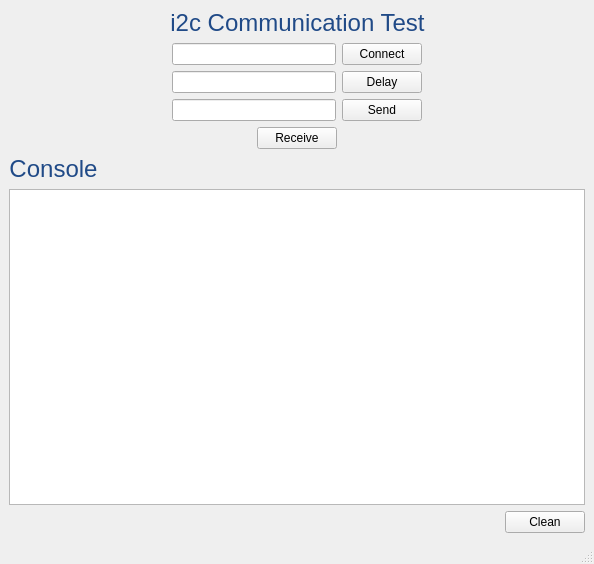
<?xml version="1.0" encoding="UTF-8"?>
<ui version="4.0">
 <class>MainWindow</class>
 <widget class="QMainWindow" name="MainWindow">
  <property name="geometry">
   <rect>
    <x>0</x>
    <y>0</y>
    <width>594</width>
    <height>564</height>
   </rect>
  </property>
  <property name="windowTitle">
   <string>MainWindow</string>
  </property>
  <widget class="QWidget" name="centralwidget">
   <layout class="QVBoxLayout" name="verticalLayout_2">
    <item>
     <layout class="QHBoxLayout" name="horizontalLayout_5">
      <item>
       <spacer name="horizontalSpacer">
        <property name="orientation">
         <enum>Qt::Horizontal</enum>
        </property>
        <property name="sizeHint" stdset="0">
         <size>
          <width>40</width>
          <height>20</height>
         </size>
        </property>
       </spacer>
      </item>
      <item>
       <widget class="QLabel" name="label">
        <property name="text">
         <string>&lt;html&gt;&lt;head/&gt;&lt;body&gt;&lt;p align=&quot;center&quot;&gt;&lt;span style=&quot; font-size:18pt; color:#204a87;&quot;&gt;i2c Communication Test&lt;/span&gt;&lt;/p&gt;&lt;/body&gt;&lt;/html&gt;</string>
        </property>
       </widget>
      </item>
      <item>
       <spacer name="horizontalSpacer_2">
        <property name="orientation">
         <enum>Qt::Horizontal</enum>
        </property>
        <property name="sizeHint" stdset="0">
         <size>
          <width>40</width>
          <height>20</height>
         </size>
        </property>
       </spacer>
      </item>
     </layout>
    </item>
    <item>
     <layout class="QVBoxLayout" name="verticalLayout">
      <item>
       <layout class="QHBoxLayout" name="horizontalLayout">
        <item>
         <spacer name="horizontalSpacer_3">
          <property name="orientation">
           <enum>Qt::Horizontal</enum>
          </property>
          <property name="sizeHint" stdset="0">
           <size>
            <width>40</width>
            <height>20</height>
           </size>
          </property>
         </spacer>
        </item>
        <item>
         <widget class="QLineEdit" name="address_lineEdit">
          <property name="text">
           <string/>
          </property>
         </widget>
        </item>
        <item>
         <widget class="QPushButton" name="connect_btn">
          <property name="text">
           <string>Connect</string>
          </property>
         </widget>
        </item>
        <item>
         <spacer name="horizontalSpacer_4">
          <property name="orientation">
           <enum>Qt::Horizontal</enum>
          </property>
          <property name="sizeHint" stdset="0">
           <size>
            <width>40</width>
            <height>20</height>
           </size>
          </property>
         </spacer>
        </item>
       </layout>
      </item>
      <item>
       <layout class="QHBoxLayout" name="horizontalLayout_2">
        <item>
         <spacer name="horizontalSpacer_5">
          <property name="orientation">
           <enum>Qt::Horizontal</enum>
          </property>
          <property name="sizeHint" stdset="0">
           <size>
            <width>40</width>
            <height>20</height>
           </size>
          </property>
         </spacer>
        </item>
        <item>
         <widget class="QLineEdit" name="time_lineEdit"/>
        </item>
        <item>
         <widget class="QPushButton" name="delay_btn">
          <property name="text">
           <string>Delay</string>
          </property>
         </widget>
        </item>
        <item>
         <spacer name="horizontalSpacer_6">
          <property name="orientation">
           <enum>Qt::Horizontal</enum>
          </property>
          <property name="sizeHint" stdset="0">
           <size>
            <width>40</width>
            <height>20</height>
           </size>
          </property>
         </spacer>
        </item>
       </layout>
      </item>
      <item>
       <layout class="QHBoxLayout" name="horizontalLayout_3">
        <item>
         <spacer name="horizontalSpacer_8">
          <property name="orientation">
           <enum>Qt::Horizontal</enum>
          </property>
          <property name="sizeHint" stdset="0">
           <size>
            <width>40</width>
            <height>20</height>
           </size>
          </property>
         </spacer>
        </item>
        <item>
         <widget class="QLineEdit" name="data_lineEdit"/>
        </item>
        <item>
         <widget class="QPushButton" name="send_btn">
          <property name="text">
           <string>Send</string>
          </property>
         </widget>
        </item>
        <item>
         <spacer name="horizontalSpacer_7">
          <property name="orientation">
           <enum>Qt::Horizontal</enum>
          </property>
          <property name="sizeHint" stdset="0">
           <size>
            <width>40</width>
            <height>20</height>
           </size>
          </property>
         </spacer>
        </item>
       </layout>
      </item>
      <item>
       <layout class="QHBoxLayout" name="horizontalLayout_4">
        <item>
         <spacer name="horizontalSpacer_9">
          <property name="orientation">
           <enum>Qt::Horizontal</enum>
          </property>
          <property name="sizeHint" stdset="0">
           <size>
            <width>40</width>
            <height>20</height>
           </size>
          </property>
         </spacer>
        </item>
        <item>
         <widget class="QPushButton" name="receive_btn">
          <property name="text">
           <string>Receive</string>
          </property>
         </widget>
        </item>
        <item>
         <spacer name="horizontalSpacer_10">
          <property name="orientation">
           <enum>Qt::Horizontal</enum>
          </property>
          <property name="sizeHint" stdset="0">
           <size>
            <width>40</width>
            <height>20</height>
           </size>
          </property>
         </spacer>
        </item>
       </layout>
      </item>
     </layout>
    </item>
    <item>
     <layout class="QHBoxLayout" name="horizontalLayout_6">
      <item>
       <widget class="QLabel" name="label_2">
        <property name="text">
         <string>&lt;html&gt;&lt;head/&gt;&lt;body&gt;&lt;p align=&quot;center&quot;&gt;&lt;span style=&quot; font-size:18pt; color:#204a87;&quot;&gt;Console&lt;/span&gt;&lt;/p&gt;&lt;/body&gt;&lt;/html&gt;</string>
        </property>
       </widget>
      </item>
      <item>
       <spacer name="horizontalSpacer_11">
        <property name="orientation">
         <enum>Qt::Horizontal</enum>
        </property>
        <property name="sizeHint" stdset="0">
         <size>
          <width>40</width>
          <height>20</height>
         </size>
        </property>
       </spacer>
      </item>
     </layout>
    </item>
    <item>
     <widget class="QTextEdit" name="console"/>
    </item>
    <item>
     <layout class="QHBoxLayout" name="horizontalLayout_7">
      <item>
       <spacer name="horizontalSpacer_12">
        <property name="orientation">
         <enum>Qt::Horizontal</enum>
        </property>
        <property name="sizeHint" stdset="0">
         <size>
          <width>40</width>
          <height>20</height>
         </size>
        </property>
       </spacer>
      </item>
      <item>
       <widget class="QPushButton" name="clean_btn">
        <property name="text">
         <string>Clean</string>
        </property>
       </widget>
      </item>
     </layout>
    </item>
   </layout>
  </widget>
  <widget class="QMenuBar" name="menubar">
   <property name="geometry">
    <rect>
     <x>0</x>
     <y>0</y>
     <width>594</width>
     <height>22</height>
    </rect>
   </property>
  </widget>
  <widget class="QStatusBar" name="statusbar"/>
 </widget>
 <resources/>
 <connections/>
</ui>
